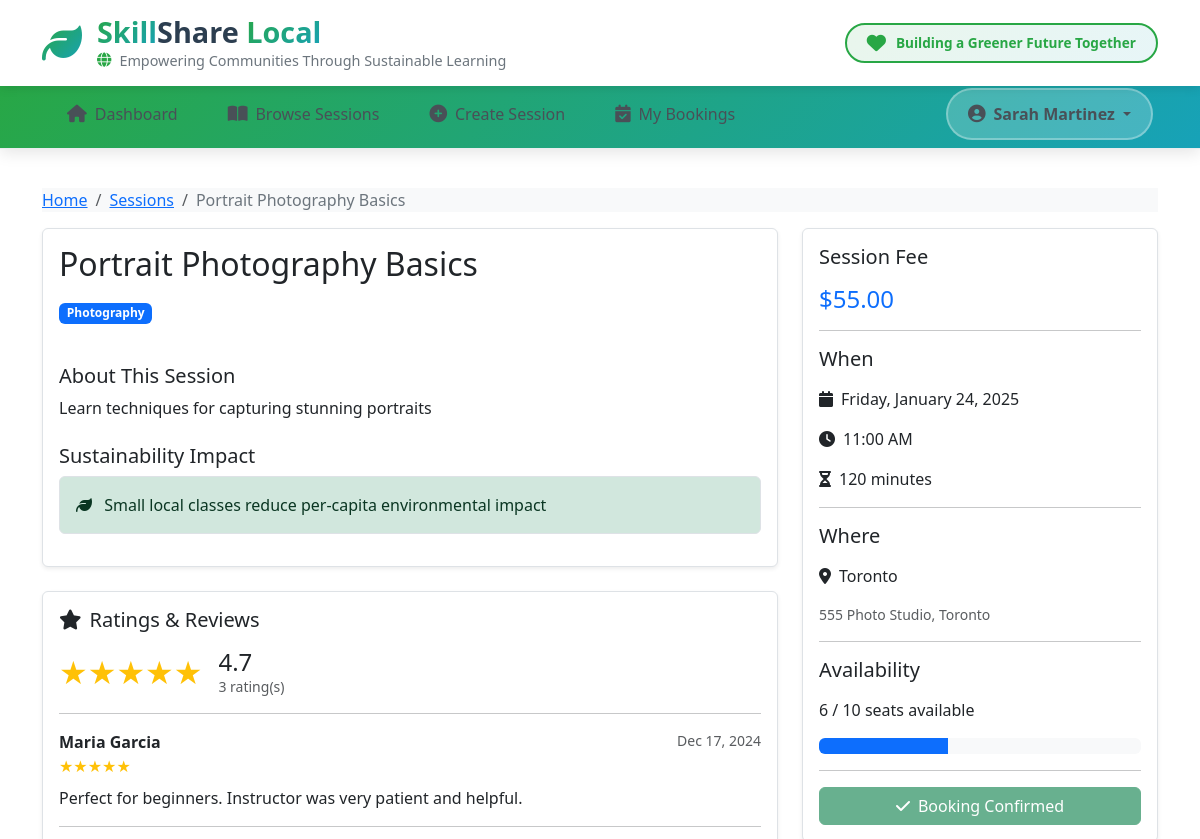
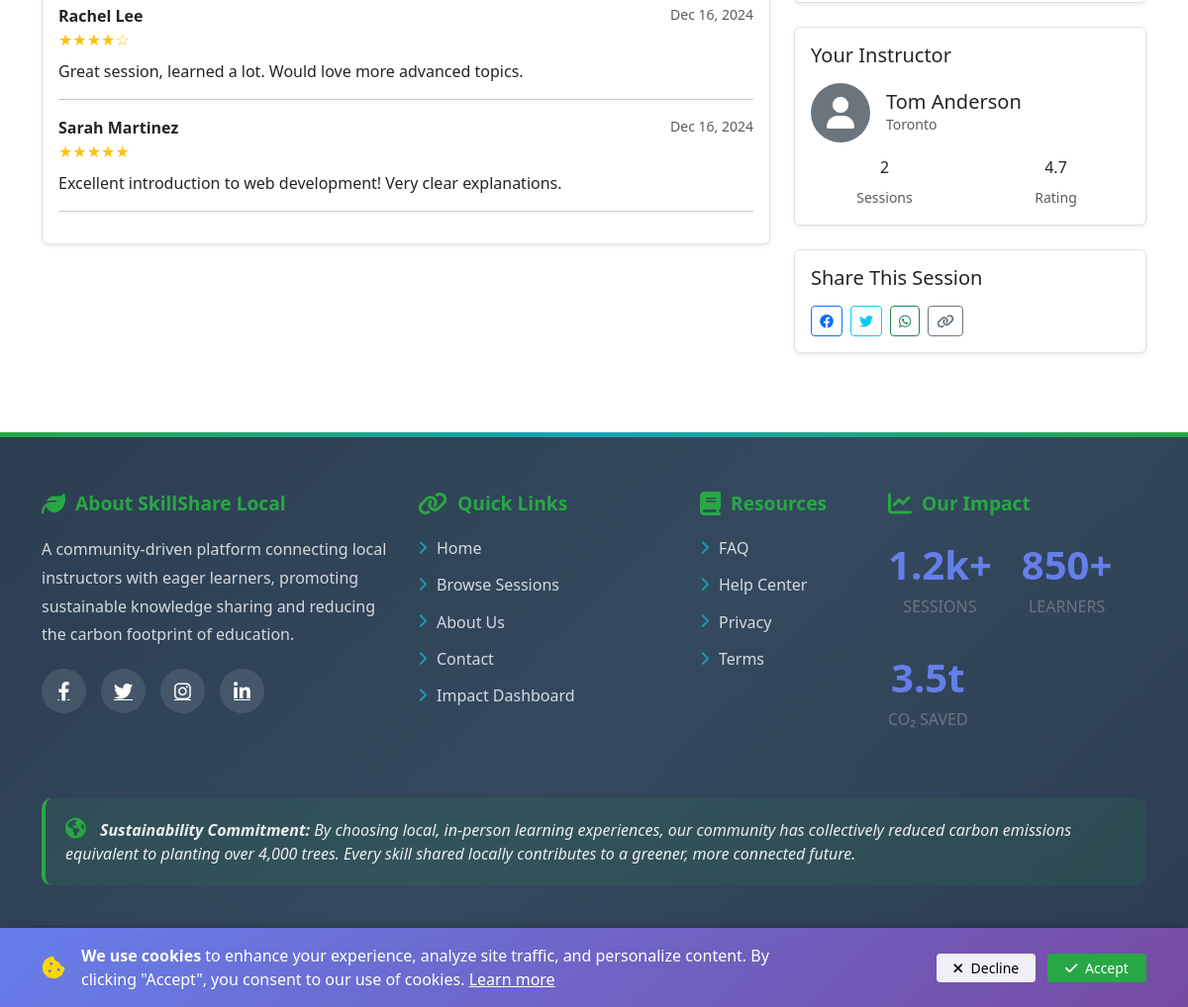
/public/session_view.php?id=11 (signed in), run on the app's committed database (2 pictures, top to bottom).
### tables this page shows
CREATE TABLE IF NOT EXISTS skill_sessions (
    session_id INT AUTO_INCREMENT PRIMARY KEY,
    instructor_id INT NOT NULL,
    category_id INT NOT NULL,
    title VARCHAR(100) NOT NULL,
    description TEXT,
    duration_minutes INT NOT NULL,
    fee_type ENUM('free', 'paid') NOT NULL DEFAULT 'free',
    fee_amount DECIMAL(10,2) NOT NULL DEFAULT 0.00 CHECK (fee_amount >= 0),
    location_type ENUM('online', 'in-person') NOT NULL,
    city VARCHAR(50),
    address TEXT,
    online_link TEXT,
    photo_url TEXT,
    event_datetime TIMESTAMP NOT NULL,
    total_capacity INT NOT NULL CHECK (total_capacity > 0),
    capacity_remaining INT NOT NULL CHECK (capacity_remaining >= 0 AND capacity_remaining <= total_capacity),
    status ENUM('upcoming', 'completed', 'canceled') NOT NULL DEFAULT 'upcoming',
    sustainability_description TEXT,
    created_at TIMESTAMP DEFAULT CURRENT_TIMESTAMP,
    updated_at TIMESTAMP DEFAULT CURRENT_TIMESTAMP ON UPDATE CURRENT_TIMESTAMP,
    FOREIGN KEY (instructor_id) REFERENCES Users(user_id) ON DELETE CASCADE,
    FOREIGN KEY (category_id) REFERENCES Categories(category_id) ON DELETE RESTRICT,
    INDEX idx_instructor (instructor_id),
    INDEX idx_category (category_id),
    INDEX idx_event_datetime (event_datetime),
    INDEX idx_status (status),
    INDEX idx_city (city)
);

CREATE TABLE IF NOT EXISTS Categories (
    category_id INT AUTO_INCREMENT PRIMARY KEY,
    name VARCHAR(50) UNIQUE NOT NULL,
    description TEXT
);

CREATE TABLE IF NOT EXISTS ratings (
    rating_id INT AUTO_INCREMENT PRIMARY KEY,
    session_id INT NOT NULL,
    learner_id INT NOT NULL,
    rating INT NOT NULL CHECK (rating >= 1 AND rating <= 5),
    comment TEXT,
    created_at TIMESTAMP DEFAULT CURRENT_TIMESTAMP,
    FOREIGN KEY (session_id) REFERENCES skill_sessions(session_id) ON DELETE CASCADE,
    FOREIGN KEY (learner_id) REFERENCES Users(user_id) ON DELETE CASCADE,
    UNIQUE KEY unique_rating_per_session (session_id, learner_id),
    INDEX idx_session (session_id),
    INDEX idx_learner (learner_id)
);

CREATE TABLE IF NOT EXISTS Users (
    user_id INT AUTO_INCREMENT PRIMARY KEY,
    full_name VARCHAR(100) NOT NULL,
    email VARCHAR(100) UNIQUE NOT NULL,
    password_hash VARCHAR(255) NOT NULL,
    role ENUM('instructor', 'learner', 'admin') NOT NULL,
    city VARCHAR(50),
    is_suspended BOOLEAN DEFAULT FALSE,
    suspended_reason TEXT,
    created_at TIMESTAMP DEFAULT CURRENT_TIMESTAMP,
    updated_at TIMESTAMP DEFAULT CURRENT_TIMESTAMP ON UPDATE CURRENT_TIMESTAMP,
    INDEX idx_email (email),
    INDEX idx_role (role),
    INDEX idx_city (city)
);

### public/session_view.php (the view, shortened to what the rows shown need)
<?php
require_once __DIR__ . '/../app/config/database.php';
require_once __DIR__ . '/../app/models/Session.php';
require_once __DIR__ . '/../app/models/User.php';
require_once __DIR__ . '/../app/models/Rating.php';
require_once __DIR__ . '/../app/models/Booking.php';
require_once __DIR__ . '/../app/includes/helpers.php';
$session_id = isset($_GET['id']) ? intval($_GET['id']) : 0;
$session = Session::getSessionById($session_id);
$instructor = User::getUserById($session['instructor_id']);
$ratings = Rating::getRatingsBySession($session_id);
$user_booking = null;
if (is_logged_in()) {
    $user_booking = Booking::getBookingByLearnerAndSession($_SESSION['user_id'], $session_id);
}
$is_full = ($session['capacity_remaining'] <= 0);
$is_past = (strtotime($session['event_datetime']) < time());
require_once __DIR__ . '/../app/includes/header.php';
?>
<div class="container my-5 session-view-page">
    <nav aria-label="breadcrumb">
        <ol class="breadcrumb">
            <li class="breadcrumb-item"><a href="index.php">Home</a></li>
            <li class="breadcrumb-item"><a href="sessions.php">Sessions</a></li>
            <li class="breadcrumb-item active" aria-current="page">
                <?= escape($session['title']) ?>
            </li>
        </ol>
    </nav>
    <div class="row">
        <div class="col-lg-8">
            <div class="card mb-4 shadow-sm">
                <div class="card-body">
                    <h1 class="h2 mb-3"><?= escape($session['title']) ?></h1>
                    <span class="badge bg-primary mb-3"><?= escape($session['category_name']) ?></span>
                    <h3 class="h5 mt-4">About This Session</h3>
                    <p><?= nl2br(escape($session['description'])) ?></p>
                    <?php if (!empty($session['sustainability_description'])): ?>
                        <h3 class="h5 mt-4">Sustainability Impact</h3>
                        <div class="alert alert-success">
                            <i class="fas fa-leaf me-2"></i>
                            <?= nl2br(escape($session['sustainability_description'])) ?>
                        </div>
                    <?php endif; ?>
                </div>
            </div>
            <div class="card mb-4 shadow-sm">
                <div class="card-body">
                    <h3 class="h5 mb-3">
                        <i class="fas fa-star me-2"></i>Ratings & Reviews
                    </h3>
                    <?php if (!empty($ratings)): ?>
                        <div class="mb-3">
                            <div class="d-flex align-items-center">
                            </div>
                        </div>
                    <?php else: ?>
                        <p class="text-muted">No ratings yet.</p>
                    <?php endif; ?>
                    <hr>
                    <?php if (!empty($ratings)): ?>
                        <?php foreach ($ratings as $rating): ?>
                            <div class="mb-3">
                                <div class="d-flex justify-content-between">
                                    <strong><?= escape($rating['learner_name']) ?></strong>
                                    <small class="text-muted"><?= date('M d, Y', strtotime($rating['created_at'])) ?></small>
                                </div>
                                <div class="text-warning">
                                    <?php
                                    for ($i = 1; $i <= 5; $i++) {
                                        echo $i <= $rating['rating'] ? '★' : '☆';
                                    }
                                    ?>
                                </div>
                                <?php if (!empty($rating['comment'])): ?>
                                    <p class="mt-2 mb-0"><?= nl2br(escape($rating['comment'])) ?></p>
                                <?php endif; ?>
                            </div>
                            <hr>
                        <?php endforeach; ?>
                    <?php endif; ?>
                </div>
            </div>
        </div>
        <div class="col-lg-4">
            <div class="card mb-4 shadow-sm">
                <div class="card-body">
                    <h3 class="h5 mb-3">Session Fee</h3>
                    <?php if ($session['fee_type'] === 'free'): ?>
                        <p class="h4 text-success">Free</p>
                    <?php else: ?>
                        <p class="h4 text-primary">$<?= number_format($session['fee_amount'], 2) ?></p>
                    <?php endif; ?>
                    <hr>
                    <h3 class="h5 mb-3">When</h3>
                    <p><i class="fas fa-calendar me-2"></i><?= date('l, F j, Y', strtotime($session['event_datetime'])) ?></p>
                    <p><i class="fas fa-clock me-2"></i><?= date('g:i A', strtotime($session['event_datetime'])) ?></p>
                    <p><i class="fas fa-hourglass-half me-2"></i><?= $session['duration_minutes'] ?> minutes</p>
                    <hr>
                    <h3 class="h5 mb-3">Where</h3>
                    <?php if ($session['location_type'] === 'online'): ?>
                        <p><i class="fas fa-video me-2"></i>Online Session</p>
                        <small class="text-muted">Meeting link will be provided after booking</small>
                    <?php else: ?>
                        <p><i class="fas fa-map-marker-alt me-2"></i><?= escape($session['city']) ?></p>
                        <p class="text-muted small"><?= escape($session['address']) ?></p>
                    <?php endif; ?>
                    <hr>
                    <h3 class="h5 mb-3">Availability</h3>
                    <p><?= $session['capacity_remaining'] ?> / <?= $session['total_capacity'] ?> seats available</p>
                    <?php
                    $capacity_percentage = $session['total_capacity'] > 0 ? (($session['total_capacity'] - $session['capacity_remaining']) / $session['total_capacity']) * 100 : 0;
                    ?>
                    <div class="progress">
                        <div class="progress-bar" role="progressbar" style="width: <?= $capacity_percentage ?>%"
                             aria-valuenow="<?= $capacity_percentage ?>" aria-valuemin="0" aria-valuemax="100"></div>
                    </div>
                    <hr>
                    <?php if ($user_booking): ?>
                        <?php if ($user_booking['status'] === 'pending'): ?>
                            <button class="btn btn-warning w-100" disabled>
                                <i class="fas fa-clock me-2"></i>Booking Pending
                            </button>
                        <?php elseif ($user_booking['status'] === 'accepted'): ?>
                            <button class="btn btn-success w-100" disabled>
                                <i class="fas fa-check me-2"></i>Booking Confirmed
                            </button>
                        <?php elseif ($user_booking['status'] === 'declined'): ?>
                            <button class="btn btn-danger w-100" disabled>
                                <i class="fas fa-times me-2"></i>Booking Declined
                            </button>
                        <?php endif; ?>
                    <?php elseif ($is_full): ?>
                        <button class="btn btn-secondary w-100" disabled>
                            <i class="fas fa-users me-2"></i>Session Full
                        </button>
                    <?php elseif ($is_past): ?>
                        <button class="btn btn-secondary w-100" disabled>
                            <i class="fas fa-calendar-check me-2"></i>Session Completed
                        </button>
                    <?php elseif (!is_logged_in()): ?>
                        <a href="login.php?redirect=<?= urlencode('session_view.php?id=' . $session_id) ?>" class="btn btn-primary w-100">
                            <i class="fas fa-sign-in-alt me-2"></i>Login to Book
                        </a>
                    <?php else: ?>
                        <button class="btn btn-secondary w-100" disabled>
                            Only Learners Can Book
                        </button>
                    <?php endif; ?>
                </div>
            </div>
            <div class="card mb-4 shadow-sm">
                <div class="card-body">
                    <div class="d-flex align-items-center mb-3">
                        <div>
                            <h5 class="mb-0"><?= escape($instructor['full_name']) ?></h5>
                            <p class="text-muted small mb-0"><?= escape($instructor['city']) ?></p>
                        </div>
                    </div>
                </div>
            </div>
        </div>
    </div>
</div>
<?php require_once __DIR__ . '/../app/includes/footer.php'; ?>

### data on the page
skill_sessions: title "Portrait Photography Basics", category.name "Photography", description "Learn techniques for capturing stunning portraits", sustainability_description "Small local classes reduce per-capita environmental impact", fee_amount "55.00", event_datetime "Friday, January 24, 2025", event_datetime "11:00 AM", duration_minutes "120", city "Toronto", address "555 Photo Studio, Toronto", capacity_remaining "6", total_capacity "10"
ratings: learner.full_name "Maria Garcia", created_at "Dec 17, 2024", comment "Perfect for beginners. Instructor was very patient and helpful."
ratings: learner.full_name "Rachel Lee", created_at "Dec 16, 2024", rating 4 (drawn), comment "Great session, learned a lot. Would love more advanced topics."
ratings: learner.full_name "Sarah Martinez", created_at "Dec 16, 2024", comment "Excellent introduction to web development! Very clear explanations."
users: full_name "Tom Anderson", city "Toronto"

### other printed values
$user_name "Sarah Martinez"
$average_rating "4.7"
$total_ratings "3"
$instructor_stats['total_sessions'] "2"
$instructor_stats['average_rating'] "4.7"
